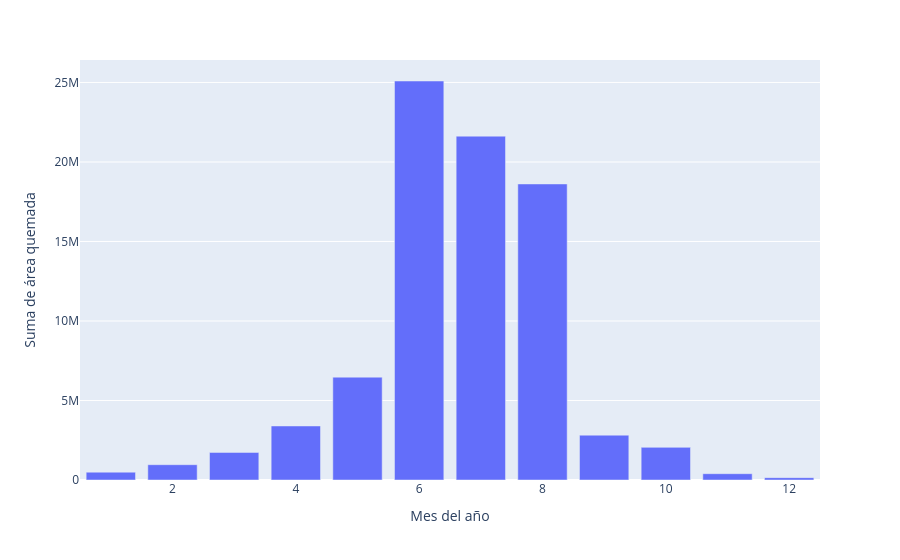

Write notebook code for a chart like this one.
### Code cell
# Suma de área quemada por mes
suma_area_por_mes = graf.groupby("mes_incendio")["area_quemada"].sum()
suma_area_por_mes.plot(kind="bar")

fig = px.bar(x=suma_area_por_mes.index, y=suma_area_por_mes.values, labels={"x": "Mes del año", "y": "Suma de área quemada"})
fig.show()

### Figure 1 — Plotly figure (JSON) as saved in the notebook; plotly's stock layout.template omitted (floating-point values rounded to 4 significant figures)
{"data": [{"hovertemplate": "Mes del año=%{x}<br>Suma de área quemada=%{y}<extra></extra>", "legendgroup": "", "marker": {"color": "#636efa", "pattern": {"shape": ""}}, "name": "", "orientation": "v", "showlegend": false, "textposition": "auto", "type": "bar", "x": [1, 2, 3, 4, 5, 6, 7, 8, 9, 10, 11, 12], "xaxis": "x", "y": [492900.0, 962200.0, 1734000.0, 3398000.0, 6467000.0, 25090000.0, 21620000.0, 18620000.0, 2819000.0, 2052000.0, 395900.0, 146800.0], "yaxis": "y"}], "layout": {"barmode": "relative", "legend": {"tracegroupgap": 0}, "margin": {"t": 60}, "xaxis": {"anchor": "y", "domain": [0, 1], "title": {"text": "Mes del año"}}, "yaxis": {"anchor": "x", "domain": [0, 1], "title": {"text": "Suma de área quemada"}}}}
